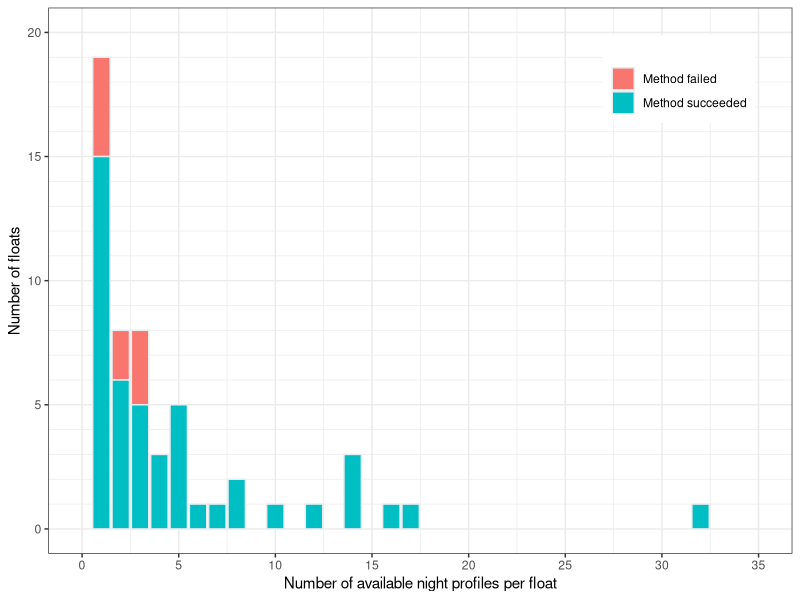

This chart was generated by the following R code:
library(ggplot2)

n_nights_success = c(4, 3, 8, 8, 1, 1, 32, 1, 10, 1, 1, 5, 2, 4, 1, 1, 3, 12, 2, 7, 1, 2, 16, 1, 2, 3, 3, 17, 5, 6, 1, 3, 5, 1, 1, 1, 1, 5, 14, 4, 14, 1, 2, 2, 5, 14)

n_nights_fail = c(3, 1, 2, 3, 1, 1, 2, 3, 1)

df = data.frame(state = c(rep("Method succeeded", length(n_nights_success)), rep("Method failed", length(n_nights_fail))),
				value = c(n_nights_success, n_nights_fail))

p = ggplot(df, aes(x=value, fill=state)) +
	#geom_bar(color="#e9ecef", alpha=0.6, position='identity') +
	geom_bar(color="#e9ecef") +
	#geom_bar(color="#e9ecef", alpha=0.6, position=position_dodge2(preserve="single")) +
	theme_bw() +
	scale_y_continuous(limits=c(0,20), breaks=seq(0,20,5), minor_breaks=seq(0,20)) +
	scale_x_continuous(limits=c(0,35), breaks=seq(0,35,5)) +
	xlab("Number of available night profiles per float") +
	ylab("Number of floats") +
	labs(fill="") +
	theme(legend.position = c(.95, .95),
		  legend.justification = c("right", "top"),
		  legend.box.just = "right",
		  legend.margin = margin(6,6,6,6))#,
		  #legend.box.background = element_rect(fill="white", colour="black"))

png(filename="night_profiles_hist.png", width=400, height=200)
p
dev.off()
